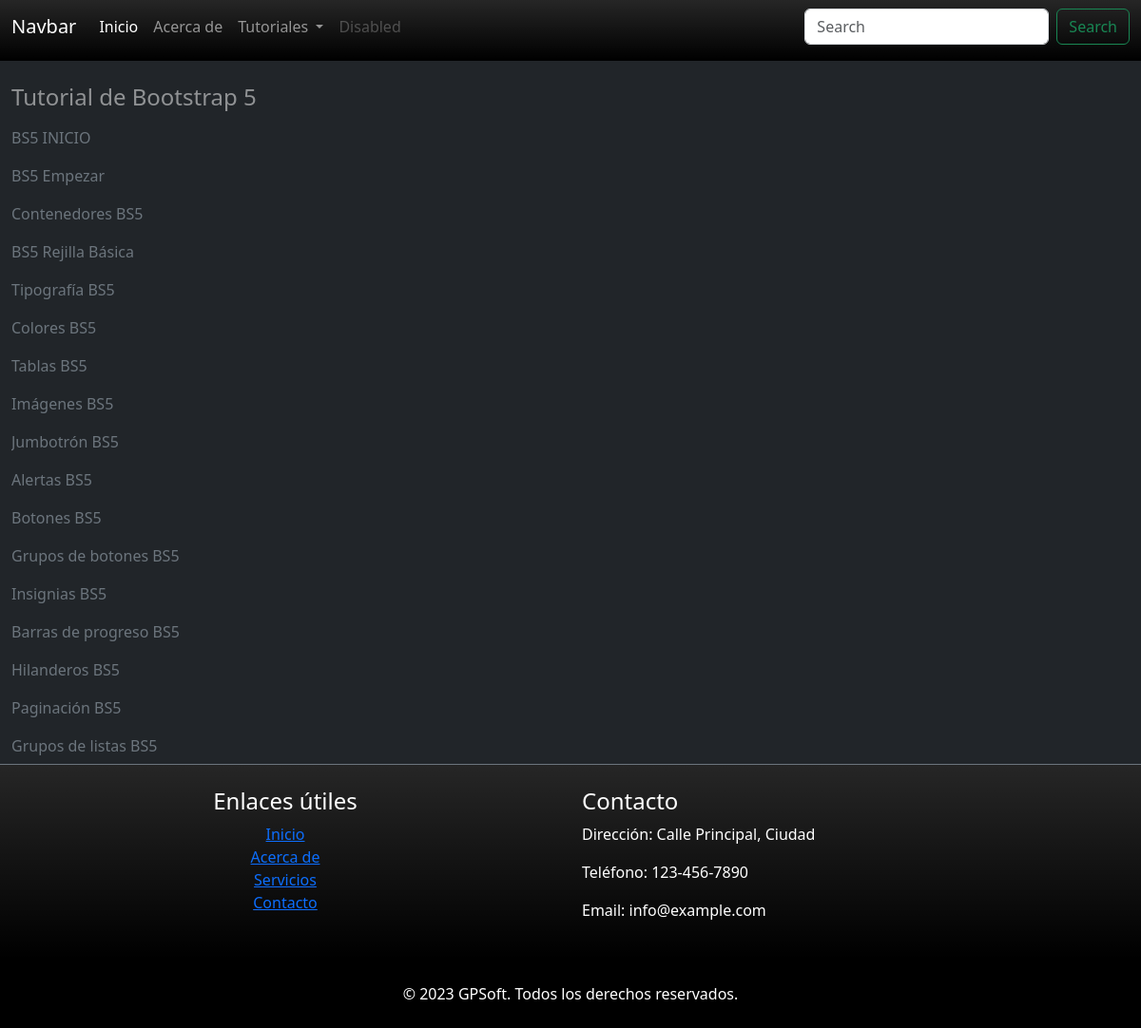
Page /BootStrap5/ on the committed database.
### BootStrap5/models.py (models this page shows)
class Tutorial_de_Bootstrap_5(models.Model):
    content         = models.CharField(max_length=100)
    time            = models.IntegerField(default=1)
    youtube_url     = models.CharField(max_length=100)
    def __str__(self):
        out = f'content={self.content}, time={self.time}, youtube_url={self.youtube_url} '
        return out

### BootStrap5/views.py (the view)
# urls.py: path('', views.index, name='index'),
def index(request):
    modules = {
        'Tutorial_de_Bootstrap_5'   : [str(i).split(',')[0].split('=')[1] for i in list(Tutorial_de_Bootstrap_5.objects.order_by('id')) ],
        'Bootstrap_5_formularios'   : [str(i).split(',')[0].split('=')[1] for i in list(Bootstrap_5_formularios.objects.order_by('id')) ],
        'Rejilla_Bootstrap_5'       : [str(i).split(',')[0].split('=')[1] for i in list(Rejilla_Bootstrap_5.objects.order_by('id'))     ],
        'Bootstrap_5_Otros'         : [str(i).split(',')[0].split('=')[1] for i in list(Bootstrap_5_Otros.objects.order_by('id'))       ],
        'Certificacion'             : [str(i).split(',')[0].split('=')[1] for i in list(Certificacion.objects.order_by('id'))           ],
    }
    context = {
        'view_name'     : 'Inicio',
        'title_template': 'Listado de Clases',
        'modules'       : modules,
    }
    return render(request, 'index.html', context)

### BootStrap5/models.py (called while the page is built)
    def __str__(self):
        out = f'content={self.content}, time={self.time}, youtube_url={self.youtube_url} '
        return out

    def __str__(self):
        out = f'content={self.content}, time={self.time}, youtube_url={self.youtube_url} '
        return out

    def __str__(self):
        out = f'content={self.content}, time={self.time}, youtube_url={self.youtube_url} '
        return out

    def __str__(self):
        out = f'content={self.content}, time={self.time}, youtube_url={self.youtube_url} '
        return out

### BootStrap5/templatetags/custom_filters.py (called while the page is built)
@register.filter
def replace_signs(string):
    new_string = unidecode.unidecode(string).lower()
    return str(new_string).replace(' ', '_')

@register.filter
def replace_space(string):
    new_string = str(string).replace('_', ' ')
    return new_string

### BootStrap5/templates/index.html (shortened to what this page needs)
{% load static %}
{% load custom_filters %}
<!DOCTYPE html>
<html lang="es">
<head>
  <link href="https://cdn.jsdelivr.net/npm/bootstrap@5.3.0/dist/css/bootstrap.min.css" rel="stylesheet">
  <link rel="stylesheet" href="{% static 'css/styles.css' %}">
</head>
<body data-bs-spy="scroll" data-bs-target=".navbar" data-bs-offset="50">
  <div class="container-fluid">
    <div class="row">
      <nav class="navbar pb-3 navbar-expand-lg navbar-dark bg-black bg-gradient fixed-top">
          <div class="container-fluid">
            <a class="navbar-brand text-white" href="#">Navbar</a>
            <div class="collapse navbar-collapse" id="navbarSupportedContent">
              <ul class="navbar-nav me-auto mb-2 mb-lg-0">
                <li class="nav-item">
                  <a class="nav-link active" aria-current="page" href="{% url 'index' %}">Inicio</a>
                </li>
                <li class="nav-item">
                  <a class="nav-link" href="#">Acerca de</a>
                </li>
                <li class="nav-item dropdown">
                  <a class="nav-link dropdown-toggle" href="#" role="button" data-bs-toggle="dropdown" aria-expanded="false">
                    Tutoriales
                  </a>
                </li>
                <li class="nav-item">
                  <a class="nav-link disabled">Disabled</a>
                </li>
              </ul>
              <form class="d-flex" role="search">
                <input class="form-control me-2" type="search" placeholder="Search" aria-label="Search">
                <button class="btn btn-outline-success" type="submit">Search</button>
              </form>
            </div>
          </div>
        </nav>
    </div>
    <div class="row">
    </div>
    <div class="row pt-5">
      <div class="col-3 bg-dark text-white-50">
        <div class="columna-limitada">
          {% for modulos, clases in modules.items %}
          <ul class="nav flex-column pt-4">
            <h4>{{ modulos|replace_space }}</h4>
            {% for i in clases %}
            <li class="navbar">
              <a class="link-secondary link-offset-2 link-underline link-underline-opacity-0" href="{% url 'vistas_clases' modulos i|lower|replace_signs 0 %}">{{ i }}</a>
            </li>
            {% endfor %}
          </ul>
          {% endfor %}
        </div>
      </div>
      <div class="col-9 bg-dark text-white-50 pt-4 text-center">
      </div>
    </div>
    <div class="row bg-black bg-gradient text-white py-4 border-top border-secondary">
      <div class="col-6 text-center">
        <h4>Enlaces útiles</h4>
        <ul class="list-unstyled">
          <li><a href="{% url 'index' %}">Inicio</a></li>
          <li><a href="#">Acerca de</a></li>
          <li><a href="#">Servicios</a></li>
          <li><a href="#">Contacto</a></li>
        </ul>
      </div>
      <div class="col-6">
        <h4>Contacto</h4>
        <p>Dirección: Calle Principal, Ciudad</p>
        <p>Teléfono: 123-456-7890</p>
        <p>Email: info@example.com</p>
      </div>
    </div>
    <div class="row bg-black text-white py-4">
      <div class="col-12 text-center">
        &copy; 2023 GPSoft. Todos los derechos reservados.
      </div>
    </div>
  </div>
</body>
</html>

### static/css/styles.css (style rules this page uses)
.columna-limitada { max-height: 740px; overflow-y: auto; }

### BootStrap5/templates/index.html (style rules this page uses)
body { position: relative; }

### rows in the picture
Tutorial_de_Bootstrap_5: content "BS5 INICIO"
Tutorial_de_Bootstrap_5: content "BS5 Empezar"
Tutorial_de_Bootstrap_5: content "Contenedores BS5"
Tutorial_de_Bootstrap_5: content "BS5 Rejilla Básica"
Tutorial_de_Bootstrap_5: content "Tipografía BS5"
Tutorial_de_Bootstrap_5: content "Colores BS5"
Tutorial_de_Bootstrap_5: content "Tablas BS5"
Tutorial_de_Bootstrap_5: content "Imágenes BS5"
Tutorial_de_Bootstrap_5: content "Jumbotrón BS5"
Tutorial_de_Bootstrap_5: content "Alertas BS5"
Tutorial_de_Bootstrap_5: content "Botones BS5"
Tutorial_de_Bootstrap_5: content "Grupos de botones BS5"
Tutorial_de_Bootstrap_5: content "Insignias BS5"
Tutorial_de_Bootstrap_5: content "Barras de progreso BS5"
Tutorial_de_Bootstrap_5: content "Hilanderos BS5"
Tutorial_de_Bootstrap_5: content "Paginación BS5"
Tutorial_de_Bootstrap_5: content "Grupos de listas BS5"

### other values in the picture
{{ modulos|replace_space }} "Tutorial de Bootstrap 5"
